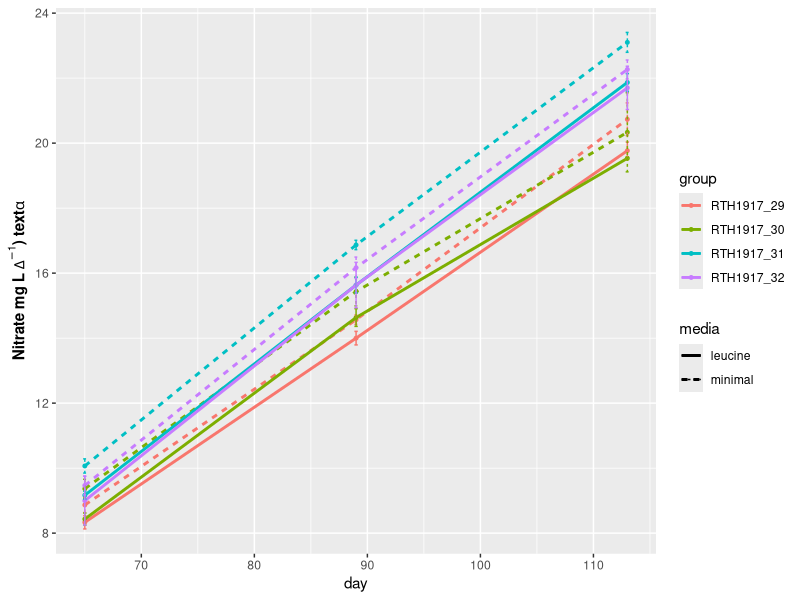
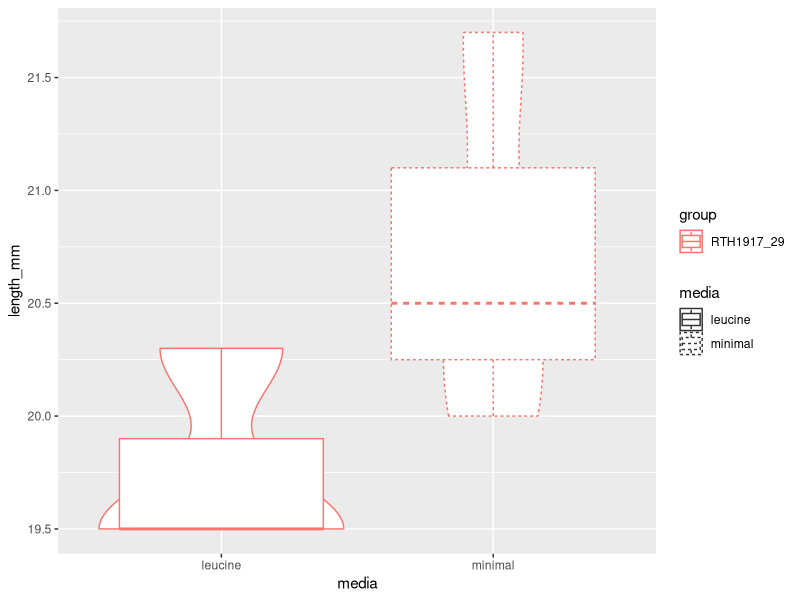

Source code (R) for these figures, in order:
library(readxl)
library(tidyverse)

ga.df <- read_excel("data/mirendorf growth data.xlsx")

ga_long.df <- ga.df %>% 
  pivot_longer(
    cols = -treatment,
    names_to = "day",
    values_to = "length_mm"
  )

ga_long.df <- ga_long.df %>% mutate(day = gsub(".*\\_", "", day) )

ga_long.df <- ga_long.df %>% mutate(day = as.numeric(day))

ga_long.df <- ga_long.df %>%
  separate(treatment, into=c("strain", "cross", "rep"),
           remove = FALSE,
           sep = "\\.")
ga_long.df <- ga_long.df %>%
  mutate(group = paste(strain, cross, sep = "_"))


ga_long.df <- ga_long.df %>%
  mutate(media = case_when(
    rep=="M1" ~ "minimal",
    rep=="M2" ~ "minimal",
    rep=="M3" ~ "minimal",
    rep=="L1" ~ "leucine",
    rep=="L2" ~ "leucine",
    rep=="L3" ~ "leucine",
    TRUE~"other"
  ))

ga_long.df %>%
   filter(day> 41) %>% 
  ggplot(aes(day , length_mm, color=group,
             linetype=media)) +
  stat_summary(
    fun=mean, na.rm = TRUE, 
    geom = "point", 
    size = 1 ) +
  stat_summary(
    fun=mean, na.rm = TRUE, 
    geom = "line", 
    size = 1 ) +
  stat_summary(
    fun.data = mean_se, na.rm = TRUE, 
    geom = "errorbar", 
    width = 0.3 ) +
  labs(y=expression(bold("Nitrate mg L"~
                         Delta^-1*") text"*alpha)))

ga_long.df %>%
  filter(group=="RTH1917_29" & day == 113) %>% 
  ggplot(aes(media , length_mm, color=group,
             linetype=media)) +
  geom_violin()+
  geom_boxplot()
   geom_point()  
  
  
